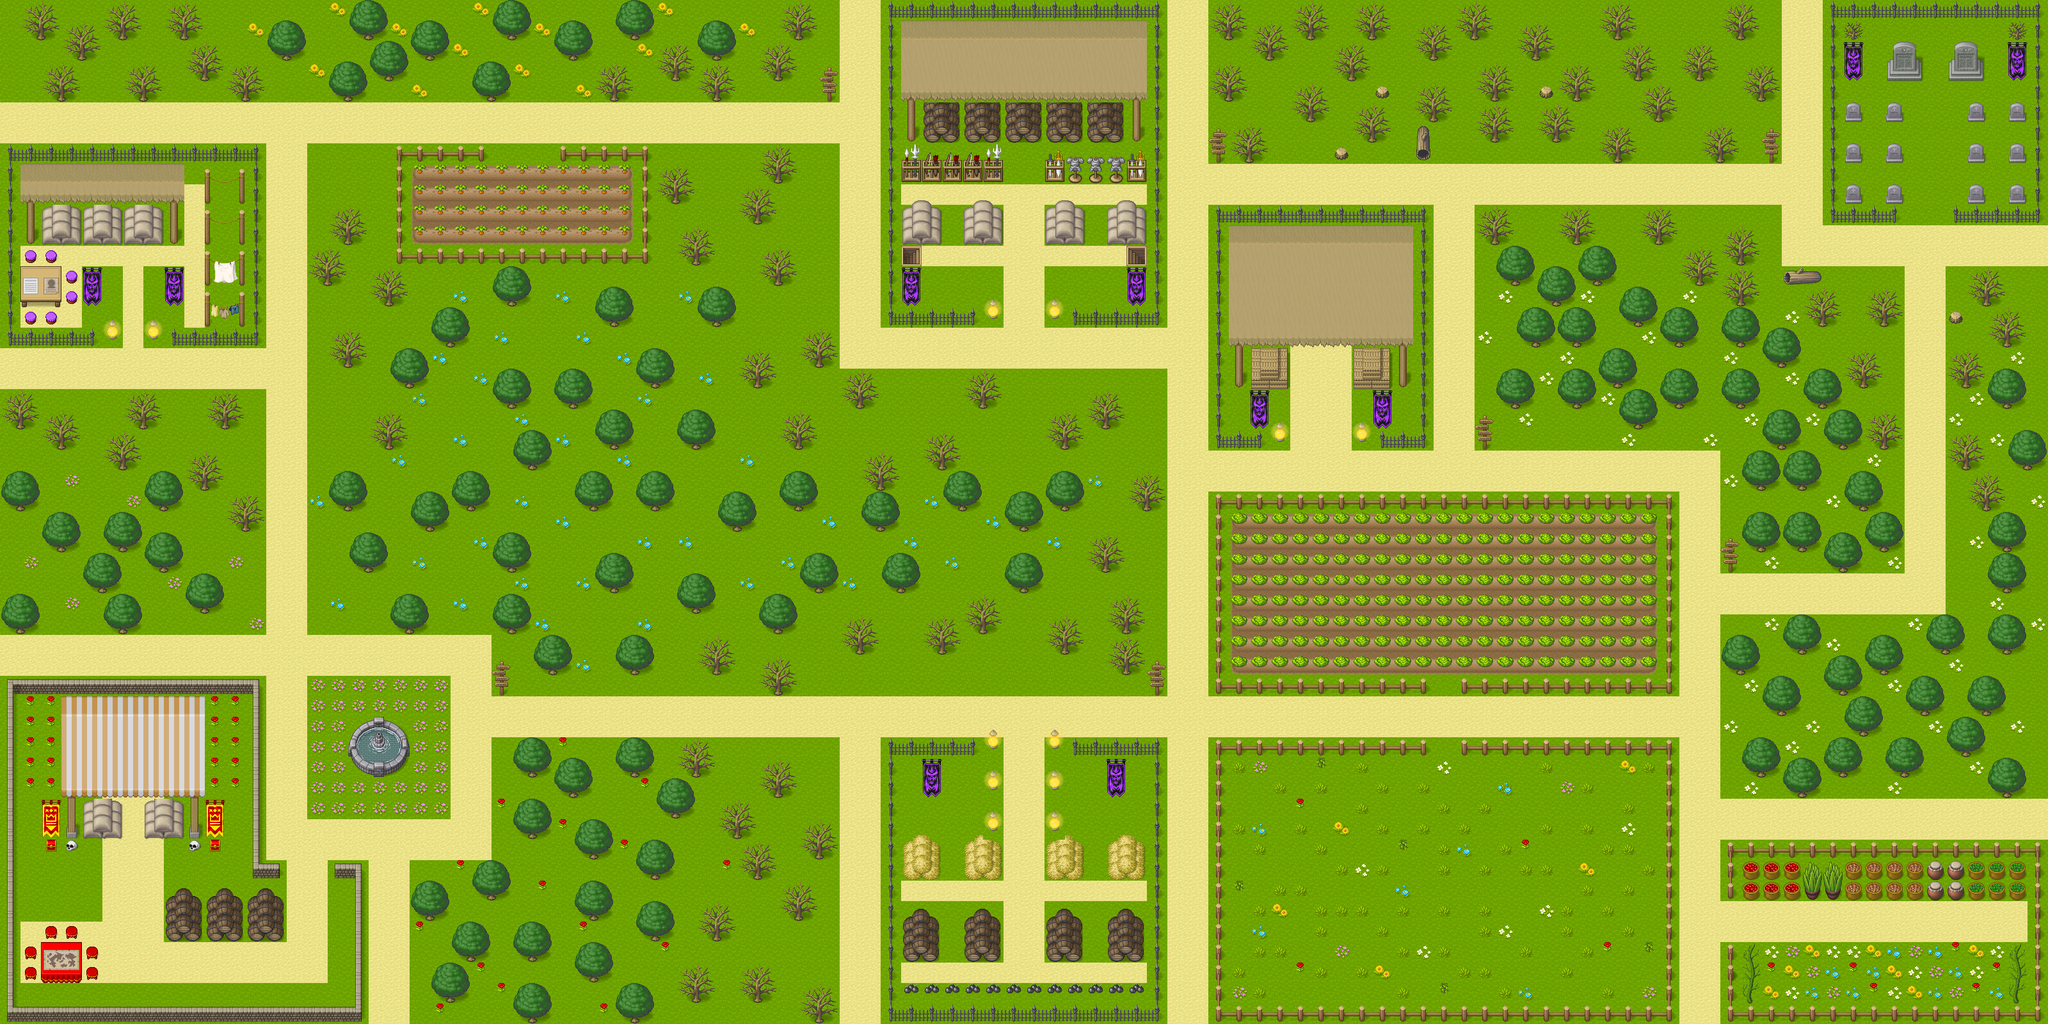

Tiled map render using the project's own tile images. Description and the map definition, with tile-layer contents summarised, below:
An orthogonal 100x50 tile map with 32x32 px tiles, 5 tile layers (Ground, FertileLand, Trees, Paths, ...) and 368 objects.

<map version="1.4" tiledversion="1.4.3" orientation="orthogonal" renderorder="right-down" width="100" height="50" tilewidth="32" tileheight="32" infinite="0" nextlayerid="13" nextobjectid="423">
 <tileset firstgid="1" source="../tilesets/mainTileSet.tsx" />
 <layer id="1" name="Ground" width="100" height="50">
  <data>[5000 cells, 5000 non-empty, 2 distinct tile ids]</data>
 </layer>
 <layer id="11" name="FertileLand" width="100" height="50">
  <data>[5000 cells, 212 non-empty, 9 distinct tile ids]</data>
 </layer>
 <layer id="2" name="Trees" width="100" height="50">
  <data>[5000 cells, 1196 non-empty, 29 distinct tile ids]</data>
 </layer>
 <layer id="3" name="Paths" width="100" height="50">
  <data>[5000 cells, 1114 non-empty, 11 distinct tile ids]</data>
 </layer>
 <layer id="4" name="Misc" width="100" height="50">
  <data>[5000 cells, 1184 non-empty, 126 distinct tile ids]</data>
 </layer>
 <objectgroup id="6" name="PlayerSpawn">
  <object id="8" x="478.333" y="1311" />
 </objectgroup>
 <objectgroup id="10" name="NPCSpawn">
  <object id="405" x="2678" y="1397.33" rotation="270">
   <properties>
    <property name="Dialog" value="There was a time when we controlled the whole village and it may still be the case ..." />
   </properties>
  </object>
  <object id="406" x="2291.33" y="1142">
   <properties>
    <property name="Dialog" value="I love animals ! But they     don't want to play with me..." />
   </properties>
  </object>
  <object id="410" x="858.667" y="229.333">
   <properties>
    <property name="Dialog" value="These fields have belonged to our families for decades. Please save us!" />
   </properties>
  </object>
  <object id="411" x="755" y="1077" rotation="180">
   <properties>
    <property name="Dialog" value="I may be one of your enemies  who knows ?" />
   </properties>
  </object>
  <object id="412" x="2976.33" y="764.667" rotation="90">
   <properties>
    <property name="Dialog" value="I would have liked to hide in the woods but I have to watch over my family." />
   </properties>
  </object>
  <object id="421" x="1533.39" y="443.236" rotation="90">
   <properties>
    <property name="Dialog" value="You can call me Larry or Billy or whatever you like." />
   </properties>
  </object>
  <object id="422" x="2975.92" y="272.603" rotation="180">
   <properties>
    <property name="Dialog" value="Trust me, you are going in the right direction... or not." />
   </properties>
  </object>
 </objectgroup>
 <objectgroup id="7" name="EnemySpawn" visible="0">
  <object id="9" x="1332" y="1175.34" />
  <object id="10" x="1703.45" y="1093.55" />
  <object id="11" x="1552.34" y="1518" />
  <object id="12" x="1564.93" y="1049.02" />
  <object id="373" x="1294.93" y="465.69" />
  <object id="377" x="1814.6" y="575.69" />
  <object id="376" x="1274.26" y="327.357" />
  <object id="375" x="1637.6" y="591.69" />
  <object id="378" x="1440.26" y="592.357" />
  <object id="388" x="287.933" y="577.023" />
  <object id="392" x="446.6" y="589.357" />
  <object id="393" x="177.933" y="193.69" />
  <object id="391" x="130.267" y="614.023" />
  <object id="390" x="447.6" y="708.69" />
  <object id="389" x="513.266" y="256.023" />
  <object id="381" x="2126.93" y="733.69" />
  <object id="394" x="2240.93" y="286.69" />
  <object id="380" x="2005.93" y="724.69" />
  <object id="395" x="1856.93" y="928.69" />
  <object id="379" x="2042.93" y="613.69" />
  <object id="382" x="2090.93" y="615.69" />
  <object id="384" x="3075.93" y="372.69" />
  <object id="385" x="3009.26" y="538.357" />
  <object id="383" x="2946.93" y="368.69" />
  <object id="387" x="2788.93" y="287.69" />
  <object id="396" x="2814.93" y="69.69" />
  <object id="386" x="2613.26" y="280.357" />
  <object id="374" x="1989.93" y="290.023" />
  <object id="37" x="1643.94" y="1518.62" />
  <object id="38" x="1435.11" y="1072.08" />
 </objectgroup>
 <objectgroup id="12" name="AnimalSpawn" visible="0">
  <object id="413" x="1039.88" y="849.756" />
  <object id="414" x="805.765" y="794.535" height="1.56715" />
  <object id="416" x="1277.23" y="429.4" />
  <object id="417" x="1501.33" y="847.829" />
  <object id="418" x="2534.29" y="362.065" />
  <object id="419" x="3184.45" y="467.011" />
  <object id="420" x="3038.71" y="1222.38" rotation="180" />
 </objectgroup>
 <objectgroup id="8" name="Collision">
  <object id="14" x="770" y="926" width="64" height="64" />
  <object id="162" x="833.333" y="992" width="64" height="64" />
  <object id="154" x="608.667" y="928" width="64" height="64" />
  <object id="155" x="544" y="832" width="64" height="64" />
  <object id="156" x="641.333" y="768.667" width="64" height="64" />
  <object id="157" x="574.667" y="640.667" width="64" height="64" />
  <object id="158" x="801.333" y="673.333" width="64" height="64" />
  <object id="159" x="704.667" y="736.667" width="64" height="64" />
  <object id="160" x="770" y="577.333" width="64" height="64" />
  <object id="325" x="609.333" y="544" width="64" height="64" />
  <object id="326" x="512.667" y="736.667" width="64" height="64" />
  <object id="161" x="865.333" y="576.667" width="63.3333" height="64" />
  <object id="163" x="927.333" y="448.667" width="64" height="64" />
  <object id="164" x="672.667" y="480" width="64" height="64" />
  <object id="327" x="768" y="416.667" width="64" height="64" />
  <object id="328" x="1088" y="448" width="64" height="64" />
  <object id="165" x="513.333" y="512" width="64" height="64" />
  <object id="226" x="32.6667" y="256" width="255.333" height="126.667" />
  <object id="166" x="576" y="417.333" width="64" height="63.3333" />
  <object id="172" x="480.667" y="384.667" width="64" height="64" />
  <object id="173" x="510.667" y="320.667" width="64" height="64" />
  <object id="174" x="352" y="96" width="64" height="64" />
  <object id="175" x="512.667" y="94.6667" width="64" height="64" />
  <object id="180" x="1025.33" y="64.6667" width="62.6667" height="64" />
  <object id="187" x="1088" y="96" width="64" height="63.3333" />
  <object id="192" x="1089.33" y="32" width="62.6667" height="64" />
  <object id="194" x="1216.67" y="1.33333" width="62.6667" height="62" />
  <object id="193" x="1182.67" y="64.6667" width="64" height="64" />
  <object id="181" x="960" y="1.33333" width="64" height="64" />
  <object id="182" x="768.667" y="1.13687e-13" width="64" height="64" />
  </objectgroup>
</map>
<!-- 293 of 368 objects omitted -->
